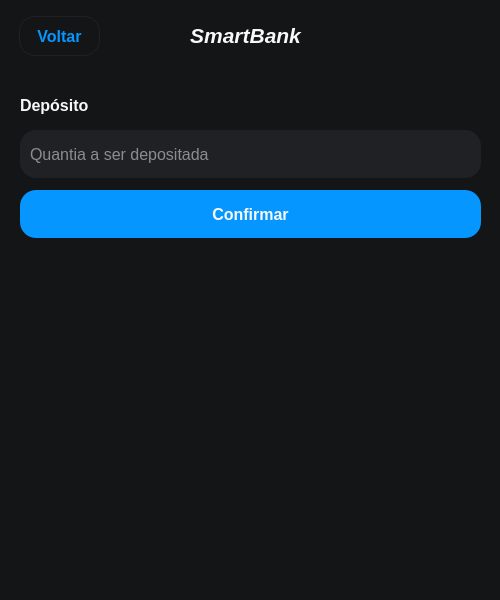
<?xml version="1.0" encoding="UTF-8"?>
<ui version="4.0">
 <class>deposit_window</class>
 <widget class="QMainWindow" name="deposit_window">
  <property name="geometry">
   <rect>
    <x>0</x>
    <y>0</y>
    <width>500</width>
    <height>600</height>
   </rect>
  </property>
  <property name="minimumSize">
   <size>
    <width>500</width>
    <height>600</height>
   </size>
  </property>
  <property name="maximumSize">
   <size>
    <width>500</width>
    <height>600</height>
   </size>
  </property>
  <property name="windowTitle">
   <string>Realizar depósito</string>
  </property>
  <property name="styleSheet">
   <string notr="true">background-color: rgb(20, 21, 23);
color: rgb(247, 248, 250);</string>
  </property>
  <widget class="QWidget" name="centralwidget">
   <widget class="QLabel" name="label">
    <property name="geometry">
     <rect>
      <x>180</x>
      <y>20</y>
      <width>131</width>
      <height>31</height>
     </rect>
    </property>
    <property name="font">
     <font>
      <pointsize>16</pointsize>
      <weight>75</weight>
      <italic>true</italic>
      <bold>true</bold>
     </font>
    </property>
    <property name="text">
     <string>SmartBank</string>
    </property>
    <property name="alignment">
     <set>Qt::AlignCenter</set>
    </property>
   </widget>
   <widget class="QLabel" name="welcome_label">
    <property name="geometry">
     <rect>
      <x>20</x>
      <y>90</y>
      <width>451</width>
      <height>31</height>
     </rect>
    </property>
    <property name="font">
     <font>
      <pointsize>12</pointsize>
      <weight>75</weight>
      <italic>false</italic>
      <bold>true</bold>
     </font>
    </property>
    <property name="styleSheet">
     <string notr="true">background-color: rgba(255, 255, 255, 0);</string>
    </property>
    <property name="text">
     <string>Depósito</string>
    </property>
    <property name="alignment">
     <set>Qt::AlignLeading|Qt::AlignLeft|Qt::AlignVCenter</set>
    </property>
   </widget>
   <widget class="QPushButton" name="back_btn">
    <property name="geometry">
     <rect>
      <x>19</x>
      <y>16</y>
      <width>81</width>
      <height>40</height>
     </rect>
    </property>
    <property name="minimumSize">
     <size>
      <width>0</width>
      <height>40</height>
     </size>
    </property>
    <property name="maximumSize">
     <size>
      <width>16777215</width>
      <height>40</height>
     </size>
    </property>
    <property name="font">
     <font>
      <pointsize>12</pointsize>
      <weight>75</weight>
      <bold>true</bold>
     </font>
    </property>
    <property name="cursor">
     <cursorShape>PointingHandCursor</cursorShape>
    </property>
    <property name="styleSheet">
     <string notr="true">QPushButton {
	border: 1px solid rgb(31, 33, 36);
	border-radius: 16px;
	color: rgb(6, 150, 255);
	padding: 0 8px;	
}

QPushButton:hover {
	background-color: rgb(31, 33, 36);
}
</string>
    </property>
    <property name="text">
     <string>Voltar</string>
    </property>
   </widget>
   <widget class="QPushButton" name="confirm_btn">
    <property name="geometry">
     <rect>
      <x>20</x>
      <y>190</y>
      <width>461</width>
      <height>48</height>
     </rect>
    </property>
    <property name="minimumSize">
     <size>
      <width>0</width>
      <height>48</height>
     </size>
    </property>
    <property name="maximumSize">
     <size>
      <width>16777215</width>
      <height>48</height>
     </size>
    </property>
    <property name="font">
     <font>
      <pointsize>12</pointsize>
      <weight>75</weight>
      <bold>true</bold>
     </font>
    </property>
    <property name="cursor">
     <cursorShape>PointingHandCursor</cursorShape>
    </property>
    <property name="styleSheet">
     <string notr="true">background-color: rgb(6, 150, 255);
border-radius: 16px;
padding: 0 8px;
</string>
    </property>
    <property name="text">
     <string>Confirmar</string>
    </property>
   </widget>
   <widget class="QLineEdit" name="amount_value_input">
    <property name="geometry">
     <rect>
      <x>20</x>
      <y>130</y>
      <width>461</width>
      <height>48</height>
     </rect>
    </property>
    <property name="minimumSize">
     <size>
      <width>0</width>
      <height>48</height>
     </size>
    </property>
    <property name="maximumSize">
     <size>
      <width>16777215</width>
      <height>48</height>
     </size>
    </property>
    <property name="font">
     <font>
      <pointsize>12</pointsize>
     </font>
    </property>
    <property name="styleSheet">
     <string notr="true">background-color: rgb(31, 33, 36);
border-radius: 16px;
padding: 0 8px;
</string>
    </property>
    <property name="placeholderText">
     <string>Quantia a ser depositada</string>
    </property>
   </widget>
  </widget>
 </widget>
 <resources/>
 <connections/>
</ui>
